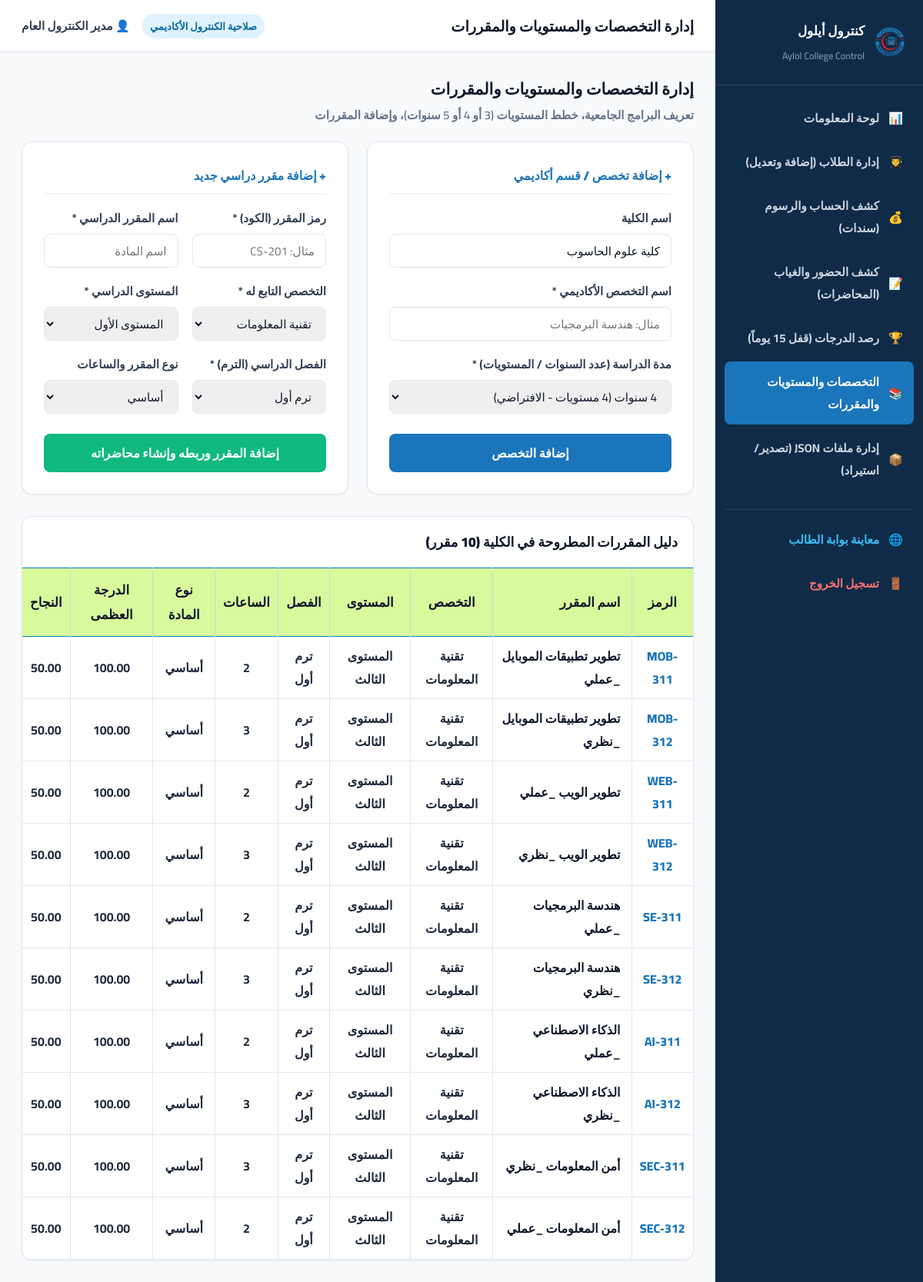
The page /admin/programs_levels.php (signed in) on the database its author committed.
### tables this page shows
CREATE TABLE `course_offerings` (
    `id` INT UNSIGNED NOT NULL AUTO_INCREMENT,
    `course_id` INT UNSIGNED NOT NULL,
    `program_id` INT UNSIGNED NOT NULL,
    `academic_level_id` INT UNSIGNED NOT NULL,
    `semester_id` INT UNSIGNED NOT NULL,
    `academic_year_id` INT UNSIGNED NOT NULL,
    PRIMARY KEY (`id`),
    UNIQUE KEY `uq_offering` (`course_id`, `program_id`, `academic_level_id`, `semester_id`, `academic_year_id`),
    CONSTRAINT `fk_offering_course` FOREIGN KEY (`course_id`) REFERENCES `courses` (`id`) ON DELETE CASCADE,
    CONSTRAINT `fk_offering_program` FOREIGN KEY (`program_id`) REFERENCES `programs` (`id`) ON DELETE CASCADE
);

CREATE TABLE `courses` (
    `id` INT UNSIGNED NOT NULL AUTO_INCREMENT,
    `course_code` VARCHAR(30) NOT NULL,
    `course_name` VARCHAR(150) NOT NULL,
    `credit_hours` TINYINT UNSIGNED NOT NULL DEFAULT 3,
    `course_type` VARCHAR(50) NOT NULL DEFAULT 'أساسي',
    `max_grade` DECIMAL(5,2) NOT NULL DEFAULT 100.00,
    `pass_grade` DECIMAL(5,2) NOT NULL DEFAULT 50.00,
    PRIMARY KEY (`id`),
    UNIQUE KEY `uq_course_code` (`course_code`)
);

CREATE TABLE `programs` (
    `id` INT UNSIGNED NOT NULL AUTO_INCREMENT,
    `college_name` VARCHAR(150) NOT NULL DEFAULT 'كلية علوم الحاسوب',
    `program_name` VARCHAR(150) NOT NULL,
    `duration_years` TINYINT UNSIGNED NOT NULL DEFAULT 4,
    `created_at` TIMESTAMP DEFAULT CURRENT_TIMESTAMP,
    PRIMARY KEY (`id`),
    UNIQUE KEY `uq_program` (`college_name`, `program_name`)
);

CREATE TABLE `academic_levels` (
    `id` INT UNSIGNED NOT NULL AUTO_INCREMENT,
    `level_number` TINYINT UNSIGNED NOT NULL,
    `level_name` VARCHAR(50) NOT NULL,
    PRIMARY KEY (`id`),
    UNIQUE KEY `uq_level_num` (`level_number`)
);

CREATE TABLE `semesters` (
    `id` INT UNSIGNED NOT NULL AUTO_INCREMENT,
    `semester_number` TINYINT UNSIGNED NOT NULL,
    `semester_name` VARCHAR(50) NOT NULL,
    PRIMARY KEY (`id`),
    UNIQUE KEY `uq_sem_num` (`semester_number`)
);

### config/auth.php (called while the page is built, shortened)
<?php
function getCurrentAdmin(): ?array {
    $db = getDBConnection();
    $stmt = $db->prepare("SELECT * FROM admin_users WHERE id = ?");
    $stmt->execute([$_SESSION['admin_id']]);
    return $stmt->fetch() ?: null;
}

### admin/programs_levels.php (the view, shortened to what this page needs)
<?php
require_once __DIR__ . '/../config/auth.php';
$db = getDBConnection();
$adminPageTitle = 'إدارة التخصصات والمستويات والمقررات';
$activeNav = 'curriculum';
$programs = $db->query("SELECT * FROM programs ORDER BY id ASC")->fetchAll();
$levels = $db->query("SELECT * FROM academic_levels ORDER BY level_number ASC")->fetchAll();
$coursesList = $db->query("
    SELECT c.*, co.id as offering_id, p.program_name, al.level_name, sem.semester_name
    FROM courses c
    LEFT JOIN course_offerings co ON co.course_id = c.id
    LEFT JOIN programs p ON p.id = co.program_id
    LEFT JOIN academic_levels al ON al.id = co.academic_level_id
    LEFT JOIN semesters sem ON sem.id = co.semester_id
    ORDER BY p.id ASC, al.level_number ASC, c.id ASC
")->fetchAll();
include_once __DIR__ . '/includes/admin_header.php';
?>
<div style="display: flex; justify-content: space-between; align-items: center; margin-bottom: 20px; flex-wrap: wrap; gap: 12px;">
  <div>
    <h3 style="font-size: 1.3rem; font-weight: 900; color: #0f172a;">إدارة التخصصات والمستويات والمقررات</h3>
    <p style="color: var(--text-muted); font-size: 0.95rem; font-weight: 600;">تعريف البرامج الجامعية، خطط المستويات (3 أو 4 أو 5 سنوات)، وإضافة المقررات</p>
  </div>
</div>
<div style="display: grid; grid-template-columns: 1fr 1fr; gap: 24px; margin-bottom: 28px;">
  <div class="admin-form-card">
    <h4 style="color: var(--primary-blue); font-weight: 900; margin-bottom: 16px; border-bottom: 2px solid #f1f5f9; padding-bottom: 8px;">
      + إضافة تخصص / قسم أكاديمي
    </h4>
    <form method="POST" action="programs_levels.php">
      <div class="form-group">
        <label>اسم الكلية</label>
        <input type="text" name="college_name" class="form-control" value="كلية علوم الحاسوب" required>
      </div>
      <div class="form-group">
        <label>اسم التخصص الأكاديمي *</label>
        <input type="text" name="program_name" class="form-control" placeholder="مثال: هندسة البرمجيات" required>
      </div>
      <div class="form-group">
        <label>مدة الدراسة (عدد السنوات / المستويات) *</label>
        <select name="duration_years" class="form-control" required>
          <option value="4">4 سنوات (4 مستويات - الافتراضي)</option>
        </select>
      </div>
      <button type="submit" class="btn-primary-admin" style="width: 100%; margin-top: 10px;">
        إضافة التخصص
      </button>
    </form>
  </div>
  <div class="admin-form-card">
    <h4 style="color: var(--primary-blue); font-weight: 900; margin-bottom: 16px; border-bottom: 2px solid #f1f5f9; padding-bottom: 8px;">
      + إضافة مقرر دراسي جديد
    </h4>
    <form method="POST" action="programs_levels.php">
      <div class="form-grid-2col">
        <div class="form-group">
          <label>رمز المقرر (الكود) *</label>
          <input type="text" name="course_code" class="form-control" placeholder="مثال: CS-201" required>
        </div>
        <div class="form-group">
          <label>اسم المقرر الدراسي *</label>
          <input type="text" name="course_name" class="form-control" placeholder="اسم المادة" required>
        </div>
      </div>
      <div class="form-grid-2col">
        <div class="form-group">
          <label>التخصص التابع له *</label>
          <select name="program_id" class="form-control" required>
            <?php foreach ($programs as $pr): ?>
              <option value="<?= $pr['id'] ?>"><?= htmlspecialchars($pr['program_name']) ?></option>
            <?php endforeach; ?>
          </select>
        </div>
        <div class="form-group">
          <label>المستوى الدراسي *</label>
          <select name="level_id" class="form-control" required>
            <?php foreach ($levels as $lv): ?>
              <option value="<?= $lv['id'] ?>"><?= htmlspecialchars($lv['level_name']) ?></option>
            <?php endforeach; ?>
          </select>
        </div>
      </div>
      <div class="form-grid-2col">
        <div class="form-group">
          <label>الفصل الدراسي (الترم) *</label>
          <select name="semester_id" class="form-control" required>
            <option value="1">ترم أول</option>
          </select>
        </div>
        <div class="form-group">
          <label>نوع المقرر والساعات</label>
          <select name="course_type" class="form-control">
            <option value="أساسي">أساسي</option>
          </select>
        </div>
      </div>
      <button type="submit" class="btn-success-admin" style="width: 100%; margin-top: 10px;">
        إضافة المقرر وربطه وإنشاء محاضراته
      </button>
    </form>
  </div>
</div>
<div style="background: #ffffff; border-radius: var(--radius-md); border: 1px solid var(--border-light); box-shadow: var(--shadow-sm); overflow: hidden;">
  <div style="padding: 16px 20px; border-bottom: 1.5px solid #f1f5f9; font-weight: 900; font-size: 1.1rem; color: #0f172a;">
    دليل المقررات المطروحة في الكلية (<?= count($coursesList) ?> مقرر)
  </div>
  <div class="table-responsive-box">
    <table class="statement-data-table">
      <thead>
        <tr>
          <th style="width: 80px;">الرمز</th>
          <th style="text-align: right; padding-right: 14px;">اسم المقرر</th>
          <th>التخصص</th>
          <th>المستوى</th>
          <th>الفصل</th>
          <th>الساعات</th>
          <th>نوع المادة</th>
          <th>الدرجة العظمى</th>
          <th>النجاح</th>
        </tr>
      </thead>
      <tbody>
        <?php foreach ($coursesList as $cr): ?>
          <tr>
            <td style="font-weight: 800; color: var(--primary-blue);"><?= htmlspecialchars($cr['course_code']) ?></td>
            <td style="text-align: right; padding-right: 14px; font-weight: 800; color: #0f172a;">
              <?= htmlspecialchars($cr['course_name']) ?>
            </td>
            <td><?= htmlspecialchars($cr['program_name'] ?? 'تقنية المعلومات') ?></td>
            <td style="font-weight: 700;"><?= htmlspecialchars($cr['level_name'] ?? 'المستوى الثالث') ?></td>
            <td><?= htmlspecialchars($cr['semester_name'] ?? 'ترم أول') ?></td>
            <td><?= $cr['credit_hours'] ?></td>
            <td><?= htmlspecialchars($cr['course_type']) ?></td>
            <td>100.00</td>
            <td>50.00</td>
          </tr>
        <?php endforeach; ?>
      </tbody>
    </table>
  </div>
</div>
<?php include_once __DIR__ . '/includes/admin_footer.php'; ?>

### admin/includes/admin_header.php (shortened to what this page needs)
<?php
require_once __DIR__ . '/../../config/auth.php';
$admin = getCurrentAdmin();
?>
<!DOCTYPE html>
<html lang="ar" dir="rtl">
<head>
  <link rel="stylesheet" href="../assets/css/style.css">
</head>
<body style="background-color: #f1f5f9;">
<div class="admin-layout">
  <aside class="admin-sidebar">
    <div class="admin-sidebar-header">
      <img src="../assets/images/logo.png" alt="AUC" style="width: 44px; height: 44px; object-fit: contain;" onerror="this.src='../assets/images/3.png';">
      <div>
        <h3 style="font-size: 1.05rem; font-weight: 900; color: #ffffff;">كنترول أيلول</h3>
        <span style="font-size: 0.78rem; color: #94a3b8;">Aylol College Control</span>
      </div>
    </div>
    <ul class="admin-nav-list">
      <li class="admin-nav-item <?= $activeNav === 'dashboard' ? 'active' : '' ?>">
        <a href="index.php">
          <span>📊</span>
          <span>لوحة المعلومات</span>
        </a>
      </li>
      <li class="admin-nav-item <?= $activeNav === 'students' ? 'active' : '' ?>">
        <a href="students.php">
          <span>👨‍🎓</span>
          <span>إدارة الطلاب (إضافة وتعديل)</span>
        </a>
      </li>
      <li class="admin-nav-item <?= $activeNav === 'finance' ? 'active' : '' ?>">
        <a href="finance.php">
          <span>💰</span>
          <span>كشف الحساب والرسوم (سندات)</span>
        </a>
      </li>
      <li class="admin-nav-item <?= $activeNav === 'attendance' ? 'active' : '' ?>">
        <a href="attendance.php">
          <span>📝</span>
          <span>كشف الحضور والغياب (المحاضرات)</span>
        </a>
      </li>
      <li class="admin-nav-item <?= $activeNav === 'grades' ? 'active' : '' ?>">
        <a href="grades.php">
          <span>🏆</span>
          <span>رصد الدرجات (قفل 15 يوماً)</span>
        </a>
      </li>
      <li class="admin-nav-item <?= $activeNav === 'curriculum' ? 'active' : '' ?>">
        <a href="programs_levels.php">
          <span>📚</span>
          <span>التخصصات والمستويات والمقررات</span>
        </a>
      </li>
      <li class="admin-nav-item <?= $activeNav === 'json' ? 'active' : '' ?>">
        <a href="json_manager.php">
          <span>📦</span>
          <span>إدارة ملفات JSON (تصدير/استيراد)</span>
        </a>
      </li>
      <li class="admin-nav-item" style="margin-top: 24px; border-top: 1px solid rgba(255,255,255,0.1); padding-top: 12px;">
        <a href="../login.php" target="_blank" style="color: #38bdf8;">
          <span>🌐</span>
          <span>معاينة بوابة الطالب</span>
        </a>
      </li>
      <li class="admin-nav-item">
        <a href="../logout.php" style="color: #f87171;">
          <span>🚪</span>
          <span>تسجيل الخروج</span>
        </a>
      </li>
    </ul>
  </aside>
  <div class="admin-content-wrap">
    <header class="admin-top-navbar">
      <div style="display: flex; align-items: center; gap: 12px;">
        <h2 style="font-size: 1.2rem; font-weight: 900; color: #0f172a;"><?= htmlspecialchars($adminPageTitle) ?></h2>
      </div>
      <div style="display: flex; align-items: center; gap: 16px;">
        <span class="admin-badge-control">صلاحية الكنترول الأكاديمي</span>
        <div style="font-weight: 800; font-size: 0.95rem; color: #334155;">
          👤 <?= htmlspecialchars($admin['full_name'] ?? 'مدير الكنترول') ?>
        </div>
      </div>
    </header>
    <main class="admin-main-body">

### assets/css/style.css (style rules this page uses)
:root { --primary-blue: #1b75bb; --primary-blue-hover: #15629c; --secondary-cyan: #009fe3; --secondary-cyan-hover: #008ecb; --navy-dark: #0f2b48; --danger-red: #e11d48; --danger-red-hover: #be123c; --warning-amber: #f59e0b; --warning-bg: #fffbeb; --success-green: #10b981; --success-bg: #ecfdf5; --title-red: #d92534; --text-dark: #0f172a; --text-slate: #334155; --text-muted: #64748b; --bg-app: #f4f7fa; --card-bg: #ffffff; --border-light: #e2e8f0; --shadow-sm: 0 1px 3px rgba(0,0,0,0.06); --shadow-md: 0 4px 12px rgba(0,0,0,0.08); --shadow-lg: 0 10px 25px rgba(0,0,0,0.1); --radius-sm: 8px; --radius-md: 14px; --radius-lg: 20px; }
* { box-sizing: border-box; margin: 0; padding: 0; font-family: 'Cairo', -apple-system, BlinkMacSystemFont, "Segoe UI", Roboto, sans-serif; }
body { background-color: var(--bg-app); color: var(--text-dark); direction: rtl; min-height: 100vh; -webkit-font-smoothing: antialiased; position: relative; }
a { text-decoration: none; color: inherit; }
.table-responsive-box { width: 100%; overflow-x: auto; }
.statement-data-table { width: 100%; border-collapse: collapse; text-align: center; }
.statement-data-table thead tr { background-color: #d9f99d; border-top: 1.5px solid #0284c7; border-bottom: 1.5px solid #0284c7; }
.statement-data-table th { padding: 12px 10px; font-size: 1.05rem; font-weight: 800; color: #0f172a; border-left: 1px solid #cbd5e1; }
.statement-data-table th:last-child { border-left: none; }
.statement-data-table td { padding: 10px 8px; font-size: 1rem; font-weight: 700; color: #1e293b; border-bottom: 1px solid #e2e8f0; border-left: 1px solid #e2e8f0; }
.statement-data-table td:last-child { border-left: none; }
.admin-layout { display: flex; min-height: 100vh; }
.admin-sidebar { width: 270px; background-color: var(--navy-dark); color: #ffffff; display: flex; flex-direction: column; flex-shrink: 0; }
.admin-sidebar-header { padding: 24px 20px; display: flex; align-items: center; gap: 12px; border-bottom: 1px solid rgba(255, 255, 255, 0.1); }
.admin-nav-list { list-style: none; padding: 16px 12px; flex: 1; }
.admin-nav-item a { display: flex; align-items: center; gap: 12px; padding: 12px 14px; border-radius: var(--radius-sm); color: #cbd5e1; font-weight: 700; font-size: 0.95rem; transition: all 0.2s; margin-bottom: 4px; }
.admin-nav-item.active a, .admin-nav-item a:hover { background-color: var(--primary-blue); color: #ffffff; }
.admin-content-wrap { flex: 1; display: flex; flex-direction: column; background-color: #f8fafc; }
.admin-top-navbar { background: #ffffff; height: 68px; padding: 0 28px; display: flex; align-items: center; justify-content: space-between; border-bottom: 1px solid var(--border-light); }
.admin-main-body { padding: 28px; flex: 1; }
.admin-form-card { background: #ffffff; border-radius: var(--radius-md); padding: 28px; border: 1px solid var(--border-light); box-shadow: var(--shadow-sm); }
.form-grid-2col { display: grid; grid-template-columns: 1fr 1fr; gap: 18px; }
.form-group { margin-bottom: 16px; }
.form-group label { display: block; font-size: 0.95rem; font-weight: 700; color: #334155; margin-bottom: 6px; }
.form-control { width: 100%; height: 44px; padding: 0 14px; border-radius: var(--radius-sm); border: 1.5px solid var(--border-light); font-size: 0.95rem; color: #0f172a; outline: none; transition: border-color 0.2s; }
.btn-primary-admin { background-color: var(--primary-blue); color: #ffffff; padding: 10px 24px; border-radius: var(--radius-sm); font-size: 1rem; font-weight: 800; border: none; cursor: pointer; transition: all 0.2s; }
.btn-success-admin { background-color: var(--success-green); color: #ffffff; padding: 10px 24px; border-radius: var(--radius-sm); font-size: 1rem; font-weight: 800; border: none; cursor: pointer; }

### admin/includes/admin_header.php (style rules this page uses)
.admin-badge-control { background: #e0f2fe; color: #0369a1; padding: 4px 10px; border-radius: 20px; font-size: 0.82rem; font-weight: 800; }

### rows shown on the page
course_offerings: course.course_code "MOB-311", course.course_name "تطوير تطبيقات الموبايل _عملي", program.program_name "تقنية المعلومات", academic_level.level_name "المستوى الثالث", semester.semester_name "ترم أول", course.credit_hours "2", course.course_type "أساسي"
course_offerings: course.course_code "MOB-312", course.course_name "تطوير تطبيقات الموبايل _نظري", program.program_name "تقنية المعلومات", academic_level.level_name "المستوى الثالث", semester.semester_name "ترم أول", course.credit_hours "3", course.course_type "أساسي"
course_offerings: course.course_code "WEB-311", course.course_name "تطوير الويب _عملي", program.program_name "تقنية المعلومات", academic_level.level_name "المستوى الثالث", semester.semester_name "ترم أول", course.credit_hours "2", course.course_type "أساسي"
course_offerings: course.course_code "WEB-312", course.course_name "تطوير الويب _نظري", program.program_name "تقنية المعلومات", academic_level.level_name "المستوى الثالث", semester.semester_name "ترم أول", course.credit_hours "3", course.course_type "أساسي"
course_offerings: course.course_code "SE-311", course.course_name "هندسة البرمجيات _عملي", program.program_name "تقنية المعلومات", academic_level.level_name "المستوى الثالث", semester.semester_name "ترم أول", course.credit_hours "2", course.course_type "أساسي"
course_offerings: course.course_code "SE-312", course.course_name "هندسة البرمجيات _نظري", program.program_name "تقنية المعلومات", academic_level.level_name "المستوى الثالث", semester.semester_name "ترم أول", course.credit_hours "3", course.course_type "أساسي"
course_offerings: course.course_code "AI-311", course.course_name "الذكاء الاصطناعي _عملي", program.program_name "تقنية المعلومات", academic_level.level_name "المستوى الثالث", semester.semester_name "ترم أول", course.credit_hours "2", course.course_type "أساسي"
course_offerings: course.course_code "AI-312", course.course_name "الذكاء الاصطناعي _نظري", program.program_name "تقنية المعلومات", academic_level.level_name "المستوى الثالث", semester.semester_name "ترم أول", course.credit_hours "3", course.course_type "أساسي"
course_offerings: course.course_code "SEC-311", course.course_name "أمن المعلومات _نظري", program.program_name "تقنية المعلومات", academic_level.level_name "المستوى الثالث", semester.semester_name "ترم أول", course.credit_hours "3", course.course_type "أساسي"
course_offerings: course.course_code "SEC-312", course.course_name "أمن المعلومات _عملي", program.program_name "تقنية المعلومات", academic_level.level_name "المستوى الثالث", semester.semester_name "ترم أول", course.credit_hours "2", course.course_type "أساسي"

### other values the page prints
$adminPageTitle "إدارة التخصصات والمستويات والمقررات"
$admin['full_name'] "مدير الكنترول العام"
form field program_id "تقنية المعلومات"
form field level_id "المستوى الأول"
